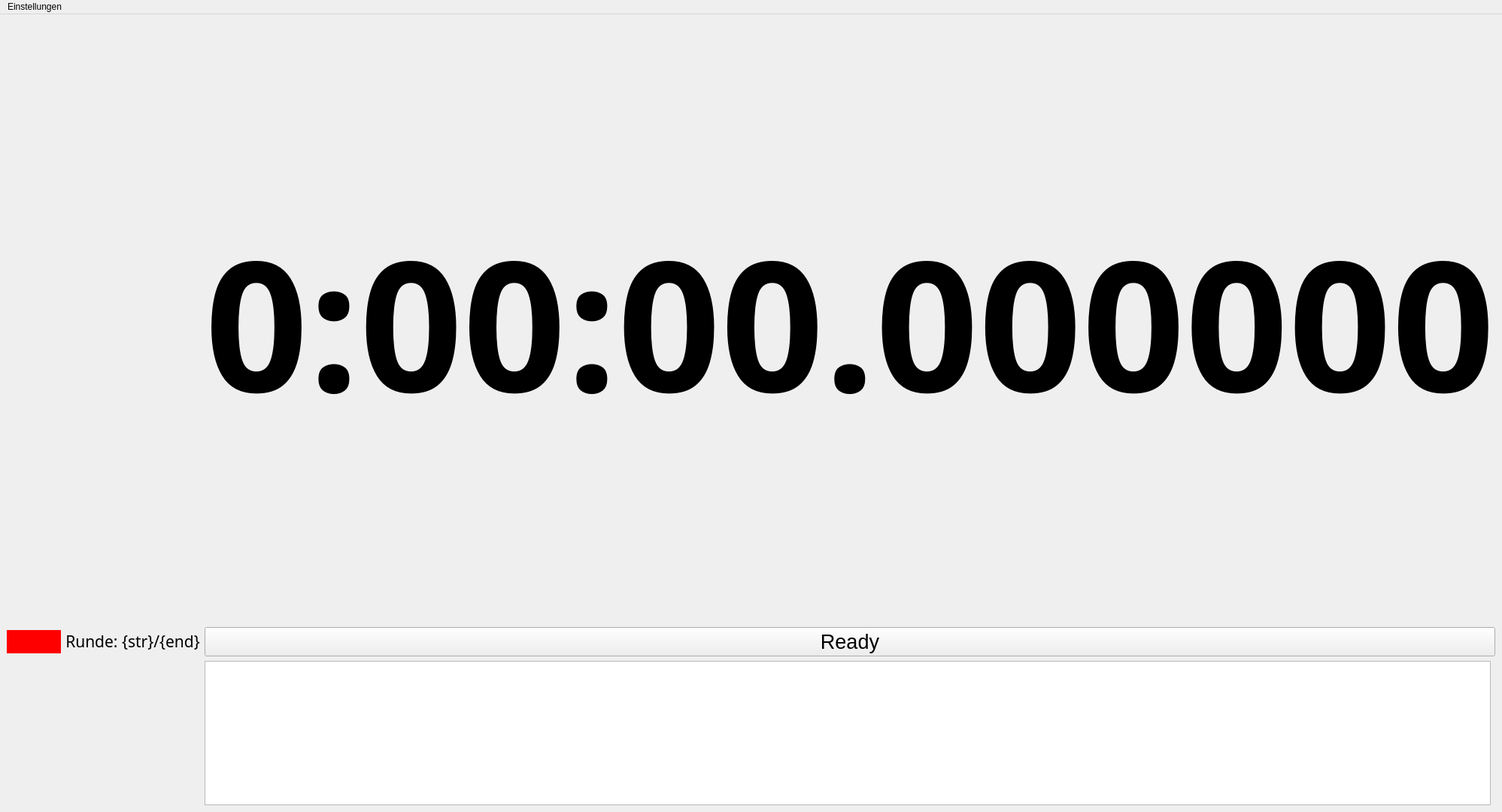
<?xml version="1.0" encoding="UTF-8"?>
<ui version="4.0">
 <class>MainWindow</class>
 <widget class="QMainWindow" name="MainWindow">
  <property name="geometry">
   <rect>
    <x>0</x>
    <y>0</y>
    <width>1920</width>
    <height>1080</height>
   </rect>
  </property>
  <property name="sizePolicy">
   <sizepolicy hsizetype="Maximum" vsizetype="Maximum">
    <horstretch>0</horstretch>
    <verstretch>0</verstretch>
   </sizepolicy>
  </property>
  <property name="windowTitle">
   <string>Time Tracker</string>
  </property>
  <property name="windowIcon">
   <iconset>
    <normaloff>../../Bilder/Backgrounds/1080p_m4_liberty_2.jpg</normaloff>../../Bilder/Backgrounds/1080p_m4_liberty_2.jpg</iconset>
  </property>
  <property name="toolButtonStyle">
   <enum>Qt::ToolButtonStyle::ToolButtonIconOnly</enum>
  </property>
  <widget class="QWidget" name="centralwidget">
   <layout class="QGridLayout" name="gridLayout">
    <item row="1" column="2" colspan="2">
     <widget class="QPushButton" name="actionButton">
      <property name="font">
       <font>
        <pointsize>20</pointsize>
       </font>
      </property>
      <property name="text">
       <string>Ready</string>
      </property>
     </widget>
    </item>
    <item row="1" column="1">
     <widget class="QLabel" name="roundLabel">
      <property name="sizePolicy">
       <sizepolicy hsizetype="Maximum" vsizetype="Maximum">
        <horstretch>0</horstretch>
        <verstretch>0</verstretch>
       </sizepolicy>
      </property>
      <property name="font">
       <font>
        <family>Bahnschrift SemiLight</family>
        <pointsize>16</pointsize>
       </font>
      </property>
      <property name="text">
       <string>Runde: {str}/{end}</string>
      </property>
      <property name="textFormat">
       <enum>Qt::TextFormat::AutoText</enum>
      </property>
      <property name="alignment">
       <set>Qt::AlignmentFlag::AlignCenter</set>
      </property>
      <property name="wordWrap">
       <bool>false</bool>
      </property>
     </widget>
    </item>
    <item row="0" column="2" colspan="2">
     <widget class="QLabel" name="timeLabel">
      <property name="font">
       <font>
        <family>Bahnschrift SemiLight</family>
        <pointsize>180</pointsize>
        <bold>true</bold>
       </font>
      </property>
      <property name="text">
       <string>0:00:00.000000</string>
      </property>
      <property name="alignment">
       <set>Qt::AlignmentFlag::AlignCenter</set>
      </property>
     </widget>
    </item>
    <item row="1" column="0">
     <widget class="QPushButton" name="test">
      <property name="enabled">
       <bool>false</bool>
      </property>
      <property name="sizePolicy">
       <sizepolicy hsizetype="Maximum" vsizetype="Maximum">
        <horstretch>0</horstretch>
        <verstretch>0</verstretch>
       </sizepolicy>
      </property>
      <property name="font">
       <font>
        <pointsize>20</pointsize>
        <kerning>false</kerning>
       </font>
      </property>
      <property name="autoFillBackground">
       <bool>false</bool>
      </property>
      <property name="styleSheet">
       <string notr="true">background-color: rgba(255, 0, 0, 1);
border: none;</string>
      </property>
      <property name="text">
       <string/>
      </property>
     </widget>
    </item>
    <item row="2" column="2">
     <widget class="QListView" name="listView">
      <property name="sizePolicy">
       <sizepolicy hsizetype="Expanding" vsizetype="Fixed">
        <horstretch>0</horstretch>
        <verstretch>0</verstretch>
       </sizepolicy>
      </property>
     </widget>
    </item>
   </layout>
  </widget>
  <widget class="QMenuBar" name="menuBar">
   <property name="geometry">
    <rect>
     <x>0</x>
     <y>0</y>
     <width>1920</width>
     <height>33</height>
    </rect>
   </property>
   <widget class="QMenu" name="menuEinstellungen">
    <property name="title">
     <string>Einstellungen</string>
    </property>
    <addaction name="action_set_rounds"/>
    <addaction name="action_set_sensitivity"/>
    <addaction name="action_set_min_round_time"/>
   </widget>
   <addaction name="menuEinstellungen"/>
  </widget>
  <action name="action_set_rounds">
   <property name="text">
    <string>Runden konfigurieren</string>
   </property>
  </action>
  <action name="action_set_sensitivity">
   <property name="text">
    <string>Empfindlichkeit konfigurieren</string>
   </property>
  </action>
  <action name="action_set_min_round_time">
   <property name="text">
    <string>Min. Rundenzeit konfigurieren</string>
   </property>
  </action>
 </widget>
 <resources/>
 <connections/>
</ui>
